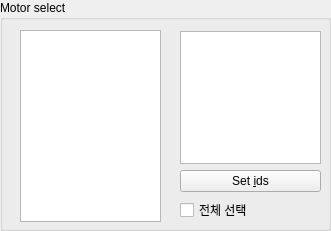
       <widget class="QGroupBox" name="groupBox_3">
        <property name="geometry">
         <rect>
          <x>10</x>
          <y>20</y>
          <width>331</width>
          <height>231</height>
         </rect>
        </property>
        <property name="title">
         <string>Motor select</string>
        </property>
        <widget class="QListWidget" name="lw_legs">
         <property name="geometry">
          <rect>
           <x>20</x>
           <y>30</y>
           <width>141</width>
           <height>192</height>
          </rect>
         </property>
        </widget>
        <widget class="QWidget" name="layoutWidget">
         <property name="geometry">
          <rect>
           <x>180</x>
           <y>31</y>
           <width>141</width>
           <height>191</height>
          </rect>
         </property>
         <layout class="QVBoxLayout" name="verticalLayout_4">
          <item>
           <widget class="QListWidget" name="lw_motors"/>
          </item>
          <item>
           <widget class="QPushButton" name="pushButton">
            <property name="text">
             <string>Set &amp;ids</string>
            </property>
           </widget>
          </item>
          <item>
           <widget class="QCheckBox" name="cb_release">
            <property name="text">
             <string>전체 선택</string>
            </property>
            <property name="checked">
             <bool>false</bool>
            </property>
           </widget>
          </item>
         </layout>
        </widget>
       </widget>
